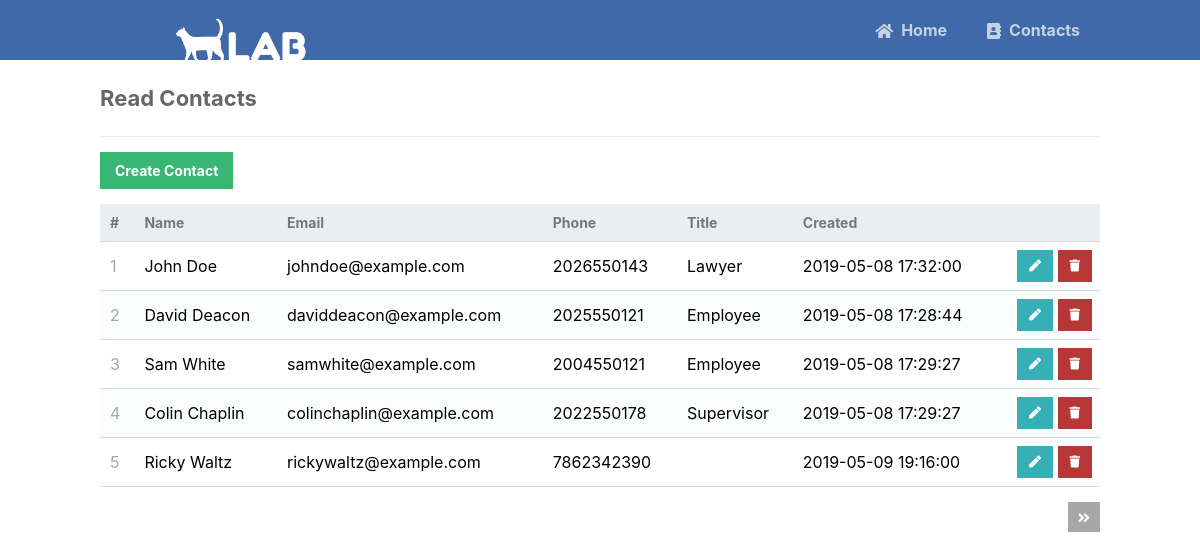
The app's page /read.php with its own data.
### tables this page shows
CREATE TABLE IF NOT EXISTS contacts (
    id SERIAL PRIMARY KEY,
    name VARCHAR(255) NOT NULL,
    email VARCHAR(255) NOT NULL,
    phone VARCHAR(255) NOT NULL,
    title VARCHAR(255) NOT NULL,
    created TIMESTAMP NOT NULL DEFAULT CURRENT_TIMESTAMP
);

### read.php (the view, shortened to what this page needs)
<?php
include 'functions.php';
$pdo = pdo_connect_mysql();
$page = isset($_GET['page']) && is_numeric($_GET['page']) ? (int)$_GET['page'] : 1;
$records_per_page = 5;
$stmt = $pdo->prepare('SELECT * FROM contacts ORDER BY id LIMIT :current_page, :record_per_page');
$stmt->bindValue(':current_page', ($page-1)*$records_per_page, PDO::PARAM_INT);
$stmt->bindValue(':record_per_page', $records_per_page, PDO::PARAM_INT);
$stmt->execute();
$contacts = $stmt->fetchAll(PDO::FETCH_ASSOC);
$num_contacts = $pdo->query('SELECT COUNT(*) FROM contacts')->fetchColumn();
?>
<?=template_header('Read')?>
<div class="content read">
	<h2>Read Contacts</h2>
	<a href="create.php" class="create-contact">Create Contact</a>
	<table>
        <thead>
            <tr>
                <td>#</td>
                <td>Name</td>
                <td>Email</td>
                <td>Phone</td>
                <td>Title</td>
                <td>Created</td>
                <td></td>
            </tr>
        </thead>
        <tbody>
            <?php foreach ($contacts as $contact): ?>
            <tr>
                <td><?=$contact['id']?></td>
                <td><?=$contact['name']?></td>
                <td><?=$contact['email']?></td>
                <td><?=$contact['phone']?></td>
                <td><?=$contact['title']?></td>
                <td><?=$contact['created']?></td>
                <td class="actions">
                    <a href="update.php?id=<?=$contact['id']?>" class="edit"><i class="fas fa-pen fa-xs"></i></a>
                    <a href="delete.php?id=<?=$contact['id']?>" class="trash"><i class="fas fa-trash fa-xs"></i></a>
                </td>
            </tr>
            <?php endforeach; ?>
        </tbody>
    </table>
	<div class="pagination">
		<?php if ($page*$records_per_page < $num_contacts): ?>
		<a href="read.php?page=<?=$page+1?>"><i class="fas fa-angle-double-right fa-sm"></i></a>
		<?php endif; ?>
	</div>
</div>
<?=template_footer()?>

### functions.php (shortened to what this page needs)
<?php
function template_header($title) {
echo <<<EOT
<!DOCTYPE html>
<html>
	<head>
		<meta charset="utf-8">
		<title>$title</title>
		<link href="style.css" rel="stylesheet" type="text/css">
		<link rel="stylesheet" href="https://use.fontawesome.com/releases/v5.7.1/css/all.css">
	</head>
	<body>
    <nav class="navtop">
    	<div>
    		<h1><img style="width: 300px; " src="GATOLAB_1_-removebg-preview.png" alt=""></h1>
            <a href="index.php"><i class="fas fa-home"></i>Home</a>
    		<a href="read.php"><i class="fas fa-address-book"></i>Contacts</a>
    	</div>
    </nav>
EOT;
}
function template_footer() {
echo <<<EOT
    </body>
</html>
EOT;
}
?>

### style.css (style rules this page uses)
* { box-sizing: border-box; font-family: -apple-system, BlinkMacSystemFont, "segoe ui", roboto, oxygen, ubuntu, cantarell, "fira sans", "droid sans", "helvetica neue", Arial, sans-serif; font-size: 16px; -webkit-font-smoothing: antialiased; -moz-osx-font-smoothing: grayscale; }
body { background-color: #FFFFFF; margin: 0; }
.navtop { background-color: #3f69a8; height: 60px; width: 100%; border: 0; }
.navtop div { display: flex; margin: 0 auto; width: 1000px; height: 100%; }
.navtop div h1, .navtop div a { display: inline-flex; align-items: center; }
.navtop div h1 { flex: 1; font-size: 24px; padding: 0; margin: 0; color: #ecf0f6; font-weight: normal; }
.navtop div a { padding: 0 20px; text-decoration: none; color: #c5d2e5; font-weight: bold; }
.navtop div a i { padding: 2px 8px 0 0; }
.content { width: 1000px; margin: 0 auto; }
.content h2 { margin: 0; padding: 25px 0; font-size: 22px; border-bottom: 1px solid #ebebeb; color: #666666; }
.read .create-contact { display: inline-block; text-decoration: none; background-color: #38b673; font-weight: bold; font-size: 14px; color: #FFFFFF; padding: 10px 15px; margin: 15px 0; }
.read .pagination { display: flex; justify-content: flex-end; }
.read .pagination a { display: inline-block; text-decoration: none; background-color: #a5a7a9; font-weight: bold; color: #FFFFFF; padding: 5px 10px; margin: 15px 0 15px 5px; }
.read table { width: 100%; padding-top: 30px; border-collapse: collapse; }
.read table thead { background-color: #ebeef1; border-bottom: 1px solid #d3dae0; }
.read table thead td { padding: 10px; font-weight: bold; color: #767779; font-size: 14px; }
.read table tbody tr { border-bottom: 1px solid #d3dae0; }
.read table tbody tr:nth-child(even) { background-color: #fbfcfc; }
.read table tbody tr td { padding: 10px; }
.read table tbody tr td:nth-child(1) { color: #a5a7a9; }
.read table tbody tr td.actions { padding: 8px; text-align: right; }
.read table tbody tr td.actions .edit, .read table tbody tr td.actions .trash { display: inline-flex; text-align: right; text-decoration: none; color: #FFFFFF; padding: 10px 12px; }
.read table tbody tr td.actions .trash { background-color: #b73737; }
.read table tbody tr td.actions .edit { background-color: #37afb7; }

### records on screen
contacts: id "1", name "John Doe", email "johndoe@example.com", phone "2026550143", title "Lawyer", created "2019-05-08 17:32:00"
contacts: id "2", name "David Deacon", email "daviddeacon@example.com", phone "2025550121", title "Employee", created "2019-05-08 17:28:44"
contacts: id "3", name "Sam White", email "samwhite@example.com", phone "2004550121", title "Employee", created "2019-05-08 17:29:27"
contacts: id "4", name "Colin Chaplin", email "colinchaplin@example.com", phone "2022550178", title "Supervisor", created "2019-05-08 17:29:27"
contacts: id "5", name "Ricky Waltz", email "rickywaltz@example.com", phone "7862342390", created "2019-05-09 19:16:00"
